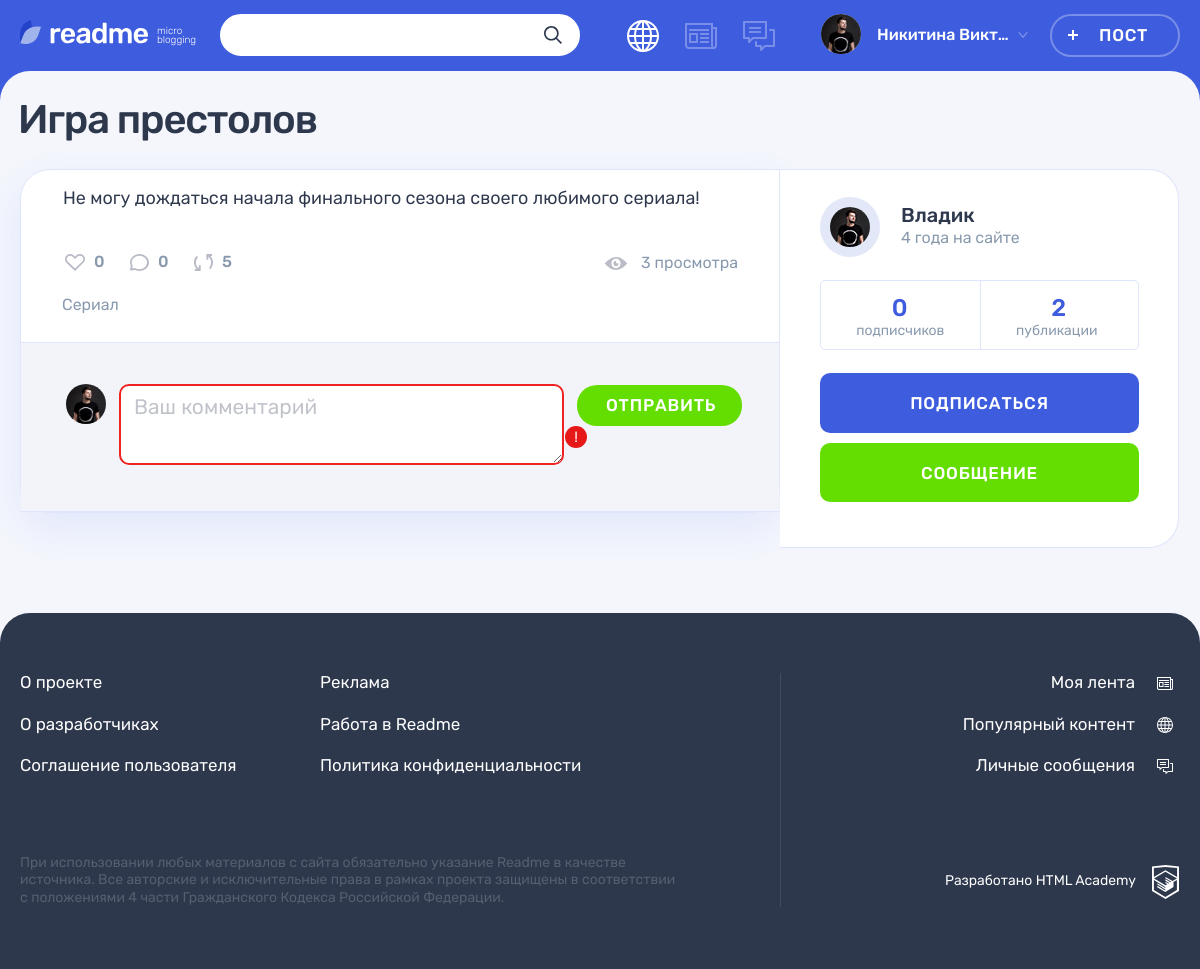
/post.php?post_id=2, run on the app's committed database.
### tables this page shows
CREATE TABLE IF NOT EXISTS post (
	id INT AUTO_INCREMENT PRIMARY KEY,
	dt_add DATETIME DEFAULT CURRENT_TIMESTAMP,
	p_title VARCHAR(255) NOT NULL,
	p_content TEXT,
	author VARCHAR(128) COMMENT 'Автор цитаты: задаётся пользователем',
	p_img VARCHAR(255) COMMENT 'Изображение: ссылка на сохранённый файл изображения',
	p_video VARCHAR(255) COMMENT 'Видео: ссылка на видео с youtube',
	p_link VARCHAR(255) COMMENT 'Ссылка: ссылка на сайт, задаётся пользователем;',
	user_id INT NOT NULL COMMENT 'Автор поста. Поле связи с user.id',
	category_id INT NOT NULL COMMENT 'Контент/категория поста. Поле связи с category.id',
	view_count INT UNSIGNED DEFAULT 0,
	INDEX (user_id),
	INDEX (category_id),
	FOREIGN KEY (user_id) REFERENCES user (id),
	FOREIGN KEY (category_id) REFERENCES category (id)
) COMMENT 'Посты';

CREATE TABLE IF NOT EXISTS hashtag (
	id INT AUTO_INCREMENT PRIMARY KEY,
	h_name VARCHAR(128) NOT NULL UNIQUE
) COMMENT 'Хештеги';

CREATE TABLE IF NOT EXISTS user (
	id INT AUTO_INCREMENT PRIMARY KEY,
	dt_add DATETIME DEFAULT CURRENT_TIMESTAMP,
	email VARCHAR(128) NOT NULL UNIQUE,
	login VARCHAR(50) NOT NULL,
	password VARCHAR(255) NOT NULL,
	avatar VARCHAR(255)
) COMMENT 'Зарегистрированные пользователи';

### helpers.php (called while the page is built, shortened)
<?php
function get_noun_plural_form(int $number, string $one, string $two, string $many): string
{
    $number = (int)$number;
    $mod10 = $number % 10;
    $mod100 = $number % 100;
    switch (true) {
        case ($mod10 >= 2 && $mod10 <= 4):
            return $two;
        default:
            return $many;
    }
}
function include_template($name, array $data = [])
{
    $name = 'templates/' . $name;
    extract($data);
    require $name;
    $result = ob_get_clean();
    return $result;
}

### functions.php (called while the page is built, shortened)
<?php
function get_interval ($date, $not_ago = 0) {
    $cur_date = date_create("now");
    $date = date_create($date);
    $date_string = $date->format('Y.m.d H:i');
    $cur_date_string = $cur_date->format('Y.m.d H:i');
    $diff = date_diff($date, $cur_date);
    $days = $diff->days;
    $hours_in_day = 24;
    $days_in_week = 7;
    $days_in_5weeks = 35;
    $days_in_year = 365;
    if ($cur_date_string > $date_string) {
        if ($days < 1) {
            $hours = $diff->h;
            if (1 <= $hours and $hours < $hours_in_day) {
                $time_count = $hours . " час" . get_noun_plural_form($hours, '', 'а', 'ов');
            }
            elseif ($hours < 1) {
                $minuts = $diff->i;
                $time_count = $minuts . " минут" . get_noun_plural_form($minuts, 'у', 'ы', '');
            }
        } elseif (1 <= $days) {
            if ($days < $days_in_week) {
                $time_count = $days . " " . get_noun_plural_form($days, 'день', 'дня', 'дней');
            } elseif ($days_in_week <= $days and $days < $days_in_5weeks) {
                $weeks = floor($days / $days_in_week);
                $time_count = $weeks . " недел" . get_noun_plural_form($weeks, 'ю', 'и', 'ь');
            } elseif ($days_in_5weeks <= $days and $days < $days_in_year) {
                $months = $diff->m;
                $time_count = $months . " месяц" . get_noun_plural_form($months, '', 'а', 'ев');
            } elseif ($days_in_year <= $days) {
                $years = $diff->y;
                $time_count = $years . " " . get_noun_plural_form($years, 'год', 'года', 'лет');
            }
        }
    } elseif ($cur_date_string == $date_string) {
        $time_count = "только что";
    } else {
        $time_count = $date_string . " - дата в будущем";
    }
    return $time_count;
}
function get_result ($db_link, $query, $mode = 2) {
    $result = mysqli_query($db_link, $query);
    $rows = mysqli_num_rows($result);
    if ($rows) {
        if ($mode == 1) {
            $array = mysqli_fetch_array($result);
            $array = $array[0];
        } elseif ($mode == 2) {
            $array = mysqli_fetch_all($result, MYSQLI_ASSOC);
        } elseif ($mode == 3) {
            $array = mysqli_fetch_assoc($result);
        } elseif ($mode == 4) {
            $array = mysqli_fetch_all($result);
            $array = array_column($array,0);
        } else {
            exit('Неверный mode');
        }
    } else {
        $array = [];
    }
    return $array;
}
function get_number ($db_link, $table, $condition) {
    $query = '
        SELECT COUNT(id)
        FROM '. $table .'
        WHERE '.$condition;
    $number = get_result($db_link, $query, 1);
    return $number;
}

### templates/posting.php (the view, shortened to what this page needs)
<main class="page__main page__main--publication">
	<div class="container">
		<h1 class="page__title page__title--publication"><?= $post['p_title']; ?></h1>
		<section class="post-details">
			<div class="post-details__wrapper post-<?= $post['category']; ?>">
				<div class="post-details__main-block post post--details">
					<?php require_once $post_type; ?>
					<div class="post__indicators">
						<div class="post__buttons">
							<a class="post__indicator post__indicator--likes button" href="#"
								title="Лайк"> <svg class="post__indicator-icon" width="20"
									height="17">
                          <use xlink:href="#icon-heart"></use>
                        </svg>  <span><?= $arr_num['likes_count']; ?></span>
							</a> <a class="post__indicator post__indicator--comments button"
								href="#" title="Комментарии"> <svg class="post__indicator-icon"
									width="19" height="17">
                          <use xlink:href="#icon-comment"></use>
                        </svg> <span><?= $arr_num['comments_count']; ?></span>
							</a> <a class="post__indicator post__indicator--repost button"
								href="#" title="Репост"> <svg class="post__indicator-icon"
									width="19" height="17">
                          <use xlink:href="#icon-repost"></use>
                        </svg> <span>5</span>
							</a>
						</div>
						<span class="post__view"><?php echo $post['view_count'] . " " .  $view_word ?></span>
					</div>
					<?php if ($hashtags): ?>
					<ul class="post__tags">
						<?php foreach ($hashtags as $hashtag): ?>
						<li><a href="#"><?= $hashtag; ?></a></li>
						<?php endforeach; ?>
					</ul>
					<?php endif; ?>
					<div class="comments">
					<form class="comments__form form" action="#" method="post">
						<div class="comments__my-avatar">
							<img class="comments__picture" src="img/userpic-medium.jpg"
								alt="Аватар пользователя">
						</div>
						<div class="form__input-section form__input-section--error">
							<textarea class="comments__textarea form__textarea form__input"
								placeholder="Ваш комментарий"></textarea>
							<button class="form__error-button button" type="button">!</button>
						</div>
						<button class="comments__submit button button--green"
							type="submit">Отправить</button>
					</form>
				</div>
			</div>
			<div class="post-details__user user">
				<div class="post-details__user-info user__info">
					<div class="post-details__avatar user__avatar">
						<a class="post-details__avatar-link user__avatar-link" href="#"> <img
							class="post-details__picture user__picture"
							src="img/<?= $post['avatar']; ?>" alt="Аватар пользователя">
						</a>
					</div>
					<div class="post-details__name-wrapper user__name-wrapper">
						<a class="post-details__name user__name" href="#"> <span><?= $post['login']; ?></span>
						</a>
						<time class="post-details__time user__time"
							datetime="<?= $post['date_user_title']; ?>"><?= $post['date_user_interval']; ?> на сайте</time>
					</div>
				</div>
				<div class="post-details__rating user__rating">
					<p
						class="post-details__rating-item user__rating-item user__rating-item--subscribers">
						<span class="post-details__rating-amount user__rating-amount"><?= $arr_num['followers_count']; ?></span>
						<span class="post-details__rating-text user__rating-text"><?= $followers_word; ?></span>
					</p>
					<p
						class="post-details__rating-item user__rating-item user__rating-item--publications">
						<span class="post-details__rating-amount user__rating-amount"><?= $arr_num['posts_count']; ?></span>
						<span class="post-details__rating-text user__rating-text"><?= $posts_word; ?></span>
					</p>
				</div>
				<div class="post-details__user-buttons user__buttons">
					<button
						class="user__button user__button--subscription button button--main"
						type="button">Подписаться</button>
					<a class="user__button user__button--writing button button--green"
						href="#">Сообщение</a>
				</div>
			</div>
		</div>
		</section>
	</div>
</main>

### templates/post-text.php
<div class="post-details__image-wrapper post-text">
  <div class="post__main">
    <p>
      <?= $post['p_content']; ?>
    </p>
  </div>
</div>

### data on the page
post: p_title "Игра престолов", p_content "Не могу дождаться начала финального сезона своего любимого сериала!", view_count "3", user.avatar (picture), user.login "Владик"
hashtag: h_name "Сериал"

### other printed values
$user_name "Никитина Викт…"
$arr_num['likes_count'] "0"
$arr_num['comments_count'] "0"
$view_word "просмотра"
$post['date_user_interval'] "4 года"
$arr_num['followers_count'] "0"
$followers_word "подписчиков"
$arr_num['posts_count'] "2"
$posts_word "публикации"
